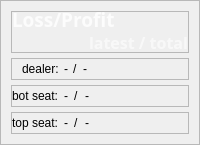
                  <widget class="QFrame" name="frame_board_lp">
                   <property name="frameShape">
                    <enum>QFrame::Shape::StyledPanel</enum>
                   </property>
                   <property name="frameShadow">
                    <enum>QFrame::Shadow::Raised</enum>
                   </property>
                   <layout class="QVBoxLayout" name="verticalLayout_14">
                    <property name="spacing">
                     <number>5</number>
                    </property>
                    <property name="leftMargin">
                     <number>10</number>
                    </property>
                    <property name="topMargin">
                     <number>10</number>
                    </property>
                    <property name="rightMargin">
                     <number>10</number>
                    </property>
                    <property name="bottomMargin">
                     <number>10</number>
                    </property>
                    <item>
                     <widget class="QFrame" name="frame_lp_lt">
                      <property name="frameShape">
                       <enum>QFrame::Shape::StyledPanel</enum>
                      </property>
                      <property name="frameShadow">
                       <enum>QFrame::Shadow::Raised</enum>
                      </property>
                      <layout class="QVBoxLayout" name="verticalLayout_17">
                       <property name="spacing">
                        <number>5</number>
                       </property>
                       <property name="leftMargin">
                        <number>0</number>
                       </property>
                       <property name="topMargin">
                        <number>0</number>
                       </property>
                       <property name="rightMargin">
                        <number>0</number>
                       </property>
                       <property name="bottomMargin">
                        <number>0</number>
                       </property>
                       <item>
                        <widget class="QLabel" name="label_lp">
                         <property name="minimumSize">
                          <size>
                           <width>0</width>
                           <height>15</height>
                          </size>
                         </property>
                         <property name="maximumSize">
                          <size>
                           <width>16777215</width>
                           <height>15</height>
                          </size>
                         </property>
                         <property name="font">
                          <font>
                           <family>Forte</family>
                           <pointsize>14</pointsize>
                           <italic>false</italic>
                           <bold>true</bold>
                          </font>
                         </property>
                         <property name="styleSheet">
                          <string notr="true">QLabel {
	background-color: transparent;
	font: 700 14pt &quot;Forte&quot;;
	color: rgba(255,255,255, 200)
}</string>
                         </property>
                         <property name="text">
                          <string>Loss/Profit</string>
                         </property>
                         <property name="alignment">
                          <set>Qt::AlignmentFlag::AlignLeading|Qt::AlignmentFlag::AlignLeft|Qt::AlignmentFlag::AlignVCenter</set>
                         </property>
                        </widget>
                       </item>
                       <item>
                        <widget class="QLabel" name="label_lp_lt">
                         <property name="minimumSize">
                          <size>
                           <width>0</width>
                           <height>20</height>
                          </size>
                         </property>
                         <property name="maximumSize">
                          <size>
                           <width>16777215</width>
                           <height>20</height>
                          </size>
                         </property>
                         <property name="font">
                          <font>
                           <family>Forte</family>
                           <pointsize>12</pointsize>
                           <italic>false</italic>
                           <bold>true</bold>
                          </font>
                         </property>
                         <property name="styleSheet">
                          <string notr="true">QLabel {
	background-color: transparent;
	font: 700 12pt &quot;Forte&quot;;
	color: rgba(255,255,255, 150)
}</string>
                         </property>
                         <property name="text">
                          <string>latest / total</string>
                         </property>
                         <property name="alignment">
                          <set>Qt::AlignmentFlag::AlignRight|Qt::AlignmentFlag::AlignTrailing|Qt::AlignmentFlag::AlignVCenter</set>
                         </property>
                        </widget>
                       </item>
                      </layout>
                     </widget>
                    </item>
                    <item>
                     <widget class="QFrame" name="frame_lp_dealer">
                      <property name="frameShape">
                       <enum>QFrame::Shape::StyledPanel</enum>
                      </property>
                      <property name="frameShadow">
                       <enum>QFrame::Shadow::Raised</enum>
                      </property>
                      <layout class="QHBoxLayout" name="horizontalLayout_39">
                       <property name="spacing">
                        <number>5</number>
                       </property>
                       <property name="leftMargin">
                        <number>10</number>
                       </property>
                       <property name="topMargin">
                        <number>0</number>
                       </property>
                       <property name="rightMargin">
                        <number>0</number>
                       </property>
                       <property name="bottomMargin">
                        <number>0</number>
                       </property>
                       <item>
                        <widget class="QLabel" name="label_lp_dealer_text">
                         <property name="minimumSize">
                          <size>
                           <width>0</width>
                           <height>15</height>
                          </size>
                         </property>
                         <property name="maximumSize">
                          <size>
                           <width>16777215</width>
                           <height>15</height>
                          </size>
                         </property>
                         <property name="styleSheet">
                          <string notr="true"/>
                         </property>
                         <property name="text">
                          <string>dealer:</string>
                         </property>
                        </widget>
                       </item>
                       <item>
                        <widget class="QLabel" name="label_lp_latest_dealer">
                         <property name="minimumSize">
                          <size>
                           <width>0</width>
                           <height>15</height>
                          </size>
                         </property>
                         <property name="maximumSize">
                          <size>
                           <width>16777215</width>
                           <height>15</height>
                          </size>
                         </property>
                         <property name="styleSheet">
                          <string notr="true"/>
                         </property>
                         <property name="text">
                          <string>-</string>
                         </property>
                        </widget>
                       </item>
                       <item>
                        <widget class="QLabel" name="label_lp_slash_3">
                         <property name="minimumSize">
                          <size>
                           <width>0</width>
                           <height>15</height>
                          </size>
                         </property>
                         <property name="maximumSize">
                          <size>
                           <width>16777215</width>
                           <height>15</height>
                          </size>
                         </property>
                         <property name="styleSheet">
                          <string notr="true"/>
                         </property>
                         <property name="text">
                          <string>/</string>
                         </property>
                        </widget>
                       </item>
                       <item>
                        <widget class="QLabel" name="label_lp_total_dealer">
                         <property name="minimumSize">
                          <size>
                           <width>0</width>
                           <height>15</height>
                          </size>
                         </property>
                         <property name="maximumSize">
                          <size>
                           <width>16777215</width>
                           <height>15</height>
                          </size>
                         </property>
                         <property name="styleSheet">
                          <string notr="true"/>
                         </property>
                         <property name="text">
                          <string>-</string>
                         </property>
                        </widget>
                       </item>
                       <item>
                        <spacer name="horizontalSpacer_10">
                         <property name="orientation">
                          <enum>Qt::Orientation::Horizontal</enum>
                         </property>
                         <property name="sizeHint" stdset="0">
                          <size>
                           <width>40</width>
                           <height>20</height>
                          </size>
                         </property>
                        </spacer>
                       </item>
                      </layout>
                     </widget>
                    </item>
                    <item>
                     <widget class="QFrame" name="frame_lp_seat1">
                      <property name="frameShape">
                       <enum>QFrame::Shape::StyledPanel</enum>
                      </property>
                      <property name="frameShadow">
                       <enum>QFrame::Shadow::Raised</enum>
                      </property>
                      <layout class="QHBoxLayout" name="horizontalLayout_42">
                       <property name="spacing">
                        <number>6</number>
                       </property>
                       <property name="leftMargin">
                        <number>0</number>
                       </property>
                       <property name="topMargin">
                        <number>0</number>
                       </property>
                       <property name="rightMargin">
                        <number>0</number>
                       </property>
                       <property name="bottomMargin">
                        <number>0</number>
                       </property>
                       <item>
                        <widget class="QLabel" name="label_lp_botseat">
                         <property name="minimumSize">
                          <size>
                           <width>0</width>
                           <height>15</height>
                          </size>
                         </property>
                         <property name="maximumSize">
                          <size>
                           <width>16777215</width>
                           <height>15</height>
                          </size>
                         </property>
                         <property name="styleSheet">
                          <string notr="true"/>
                         </property>
                         <property name="text">
                          <string>bot seat:</string>
                         </property>
                        </widget>
                       </item>
                       <item>
                        <widget class="QLabel" name="label_lp_latest_seat1">
                         <property name="minimumSize">
                          <size>
                           <width>0</width>
                           <height>15</height>
                          </size>
                         </property>
                         <property name="maximumSize">
                          <size>
                           <width>16777215</width>
                           <height>15</height>
                          </size>
                         </property>
                         <property name="styleSheet">
                          <string notr="true"/>
                         </property>
                         <property name="text">
                          <string>-</string>
                         </property>
                        </widget>
                       </item>
                       <item>
                        <widget class="QLabel" name="label_lp_slash_2">
                         <property name="minimumSize">
                          <size>
                           <width>0</width>
                           <height>15</height>
                          </size>
                         </property>
                         <property name="maximumSize">
                          <size>
                           <width>16777215</width>
                           <height>15</height>
                          </size>
                         </property>
                         <property name="styleSheet">
                          <string notr="true"/>
                         </property>
                         <property name="text">
                          <string>/</string>
                         </property>
                        </widget>
                       </item>
                       <item>
                        <widget class="QLabel" name="label_lp_total_seat1">
                         <property name="minimumSize">
                          <size>
                           <width>0</width>
                           <height>15</height>
                          </size>
                         </property>
                         <property name="maximumSize">
                          <size>
                           <width>16777215</width>
                           <height>15</height>
                          </size>
                         </property>
                         <property name="styleSheet">
                          <string notr="true"/>
                         </property>
                         <property name="text">
                          <string>-</string>
                         </property>
                        </widget>
                       </item>
                       <item>
                        <spacer name="horizontalSpacer_11">
                         <property name="orientation">
                          <enum>Qt::Orientation::Horizontal</enum>
                         </property>
                         <property name="sizeHint" stdset="0">
                          <size>
                           <width>40</width>
                           <height>20</height>
                          </size>
                         </property>
                        </spacer>
                       </item>
                      </layout>
                     </widget>
                    </item>
                    <item>
                     <widget class="QFrame" name="frame_lp_seat2">
                      <property name="frameShape">
                       <enum>QFrame::Shape::StyledPanel</enum>
                      </property>
                      <property name="frameShadow">
                       <enum>QFrame::Shadow::Raised</enum>
                      </property>
                      <layout class="QHBoxLayout" name="horizontalLayout_44">
                       <property name="spacing">
                        <number>6</number>
                       </property>
                       <property name="leftMargin">
                        <number>0</number>
                       </property>
                       <property name="topMargin">
                        <number>0</number>
                       </property>
                       <property name="rightMargin">
                        <number>0</number>
                       </property>
                       <property name="bottomMargin">
                        <number>0</number>
                       </property>
                       <item>
                        <widget class="QLabel" name="label_lp_topseat">
                         <property name="minimumSize">
                          <size>
                           <width>0</width>
                           <height>15</height>
                          </size>
                         </property>
                         <property name="maximumSize">
                          <size>
                           <width>16777215</width>
                           <height>15</height>
                          </size>
                         </property>
                         <property name="styleSheet">
                          <string notr="true"/>
                         </property>
                         <property name="text">
                          <string>top seat:</string>
                         </property>
                        </widget>
                       </item>
                       <item>
                        <widget class="QLabel" name="label_lp_latest_seat2">
                         <property name="minimumSize">
                          <size>
                           <width>0</width>
                           <height>15</height>
                          </size>
                         </property>
                         <property name="maximumSize">
                          <size>
                           <width>16777215</width>
                           <height>15</height>
                          </size>
                         </property>
                         <property name="styleSheet">
                          <string notr="true"/>
                         </property>
                         <property name="text">
                          <string>-</string>
                         </property>
                        </widget>
                       </item>
                       <item>
                        <widget class="QLabel" name="label_lp_slash">
                         <property name="minimumSize">
                          <size>
                           <width>0</width>
                           <height>15</height>
                          </size>
                         </property>
                         <property name="maximumSize">
                          <size>
                           <width>16777215</width>
                           <height>15</height>
                          </size>
                         </property>
                         <property name="styleSheet">
                          <string notr="true"/>
                         </property>
                         <property name="text">
                          <string>/</string>
                         </property>
                        </widget>
                       </item>
                       <item>
                        <widget class="QLabel" name="label_lp_total_seat2">
                         <property name="minimumSize">
                          <size>
                           <width>0</width>
                           <height>15</height>
                          </size>
                         </property>
                         <property name="maximumSize">
                          <size>
                           <width>16777215</width>
                           <height>15</height>
                          </size>
                         </property>
                         <property name="styleSheet">
                          <string notr="true"/>
                         </property>
                         <property name="text">
                          <string>-</string>
                         </property>
                        </widget>
                       </item>
                       <item>
                        <spacer name="horizontalSpacer_12">
                         <property name="orientation">
                          <enum>Qt::Orientation::Horizontal</enum>
                         </property>
                         <property name="sizeHint" stdset="0">
                          <size>
                           <width>40</width>
                           <height>20</height>
                          </size>
                         </property>
                        </spacer>
                       </item>
                      </layout>
                     </widget>
                    </item>
                   </layout>
                  </widget>
